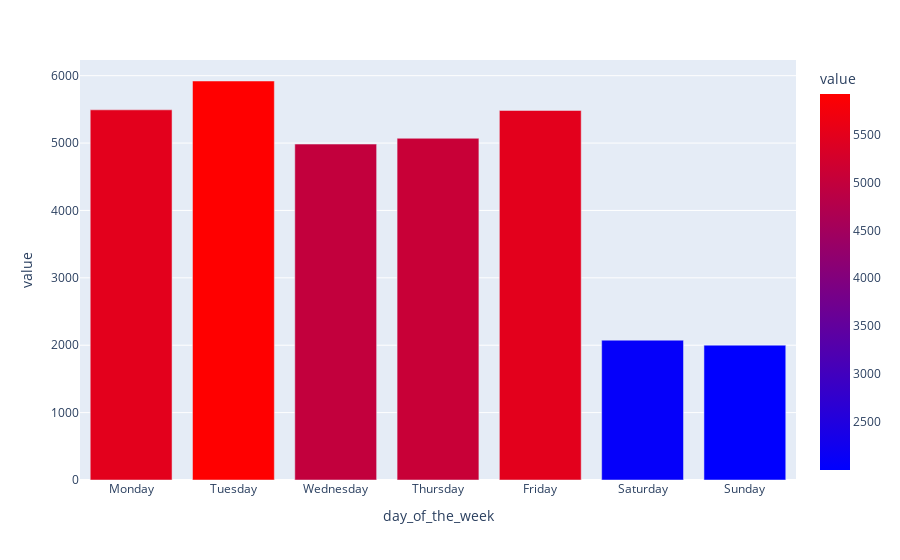

The notebook cell saved with this chart:
### Markdown cell above
#### Graph showing us number of tweets for each day of the week related to $TSLA

### Code cell
fig = px.bar(merged_weekday_stat,x = merged_weekday_stat['tweet'].index, y = ['tweet']
                        ,color = 'value',color_continuous_scale= px.colors.sequential.Bluered,range_color = [merged_weekday_stat['tweet'].min(),merged_weekday_stat['tweet'].max()])

fig.show()

### Figure 1 — Plotly figure (JSON) as saved in the notebook; plotly's stock layout.template omitted (floating-point values rounded to 4 significant figures)
{"data": [{"alignmentgroup": "True", "hovertemplate": "day_of_the_week=%{x}<br>value=%{marker.color}<extra></extra>", "legendgroup": "", "marker": {"color": [5493, 5921, 4985, 5071, 5484, 2075, 2001], "coloraxis": "coloraxis"}, "name": "", "offsetgroup": "", "orientation": "v", "showlegend": false, "textposition": "auto", "type": "bar", "x": ["Monday", "Tuesday", "Wednesday", "Thursday", "Friday", "Saturday", "Sunday"], "xaxis": "x", "y": [5493, 5921, 4985, 5071, 5484, 2075, 2001], "yaxis": "y"}], "layout": {"barmode": "relative", "coloraxis": {"cmax": 5921, "cmin": 2001, "colorbar": {"title": {"text": "value"}}, "colorscale": [[0, "rgb(0,0,255)"], [1, "rgb(255,0,0)"]]}, "legend": {"tracegroupgap": 0}, "margin": {"t": 60}, "xaxis": {"anchor": "y", "domain": [0, 1], "title": {"text": "day_of_the_week"}}, "yaxis": {"anchor": "x", "domain": [0, 1], "title": {"text": "value"}}}}
